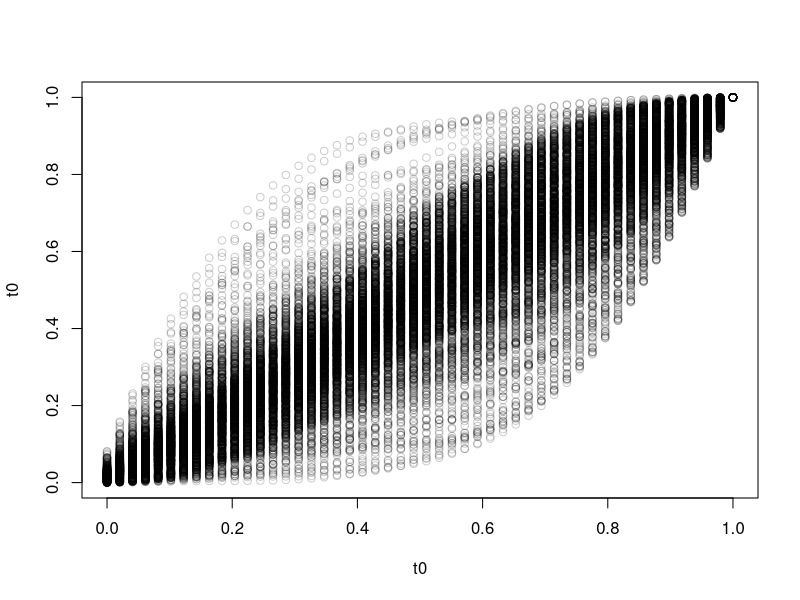

Recreate this plot in R. (Note: this script raises an error after producing the figure.)
#' Simulating Warped Sinusoids
#'
#' 06/25/2019

library("ggplot2")
library("dplyr")
library("splines")

n <- 100
l <- 50

t0 <- seq(0, 1, length.out = l)

## plot a few example random warpings
p <- 3
n_test <- 1000
t1 <- matrix(nrow = n_test, ncol = l)
plot(t0, t0)
## plot(t0, sin(4 * pi * t0))
for (i in seq_len(n_test)) {
    dt1 <- abs(cbind(1, ns(t0, df = p - 1)) %*% rnorm(p))
    t1[i, ] <- cumsum(dt1)
    t1[i, ] <- t1[i, ] / max(t1[i, ])
    points(t0, t1[i, ], col = rgb(0, 0, 0, 0.2))
    ## points(t0, sin(4 * pi * t1[i, ]), col = colors()[sample(655, 1)])
}

## write these to file
write.csv(t1, "../../data/sinusoid/times.csv", row.names = FALSE)
write.csv(sin(4 * pi * t1), "../../data/sinusoid/values.csv", row.names = FALSE)
